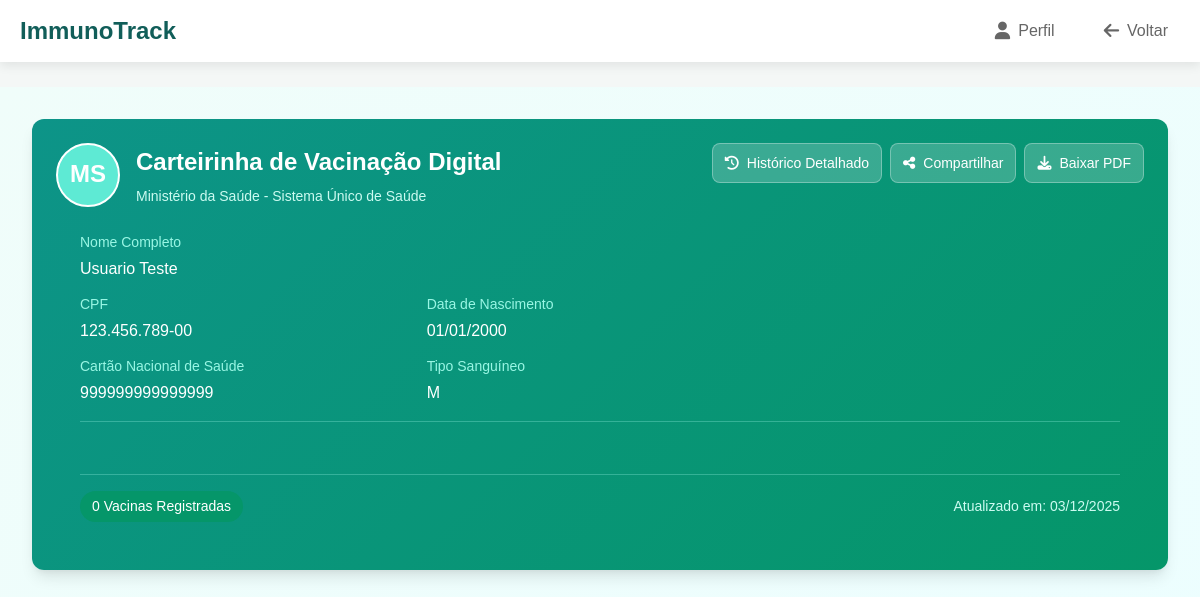
Before: /vaccine_card (signed in) with the older database file.
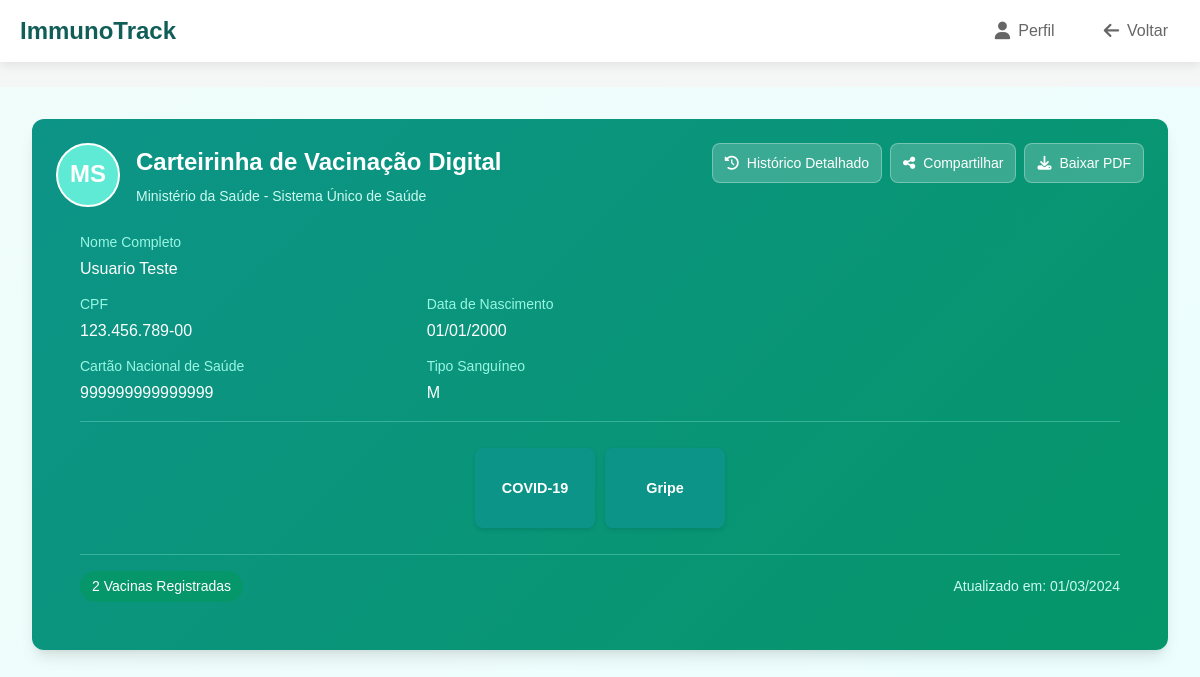
After: the same page with the newer database file.
### tables this page shows
CREATE TABLE vaccines (
                id INTEGER PRIMARY KEY AUTOINCREMENT,
                user_id INTEGER NOT NULL,
                vaccine_name TEXT NOT NULL,
                dose_number INTEGER NOT NULL,
                date_taken TEXT NOT NULL,
                FOREIGN KEY (user_id) REFERENCES users (id)
            );

### backend/app.py (the view)
@app.route('/vaccine_card')
@login_required
def vaccine_card():
    user_id = session.get('user_id')
    user = find_user_by_id(user_id)
    if user:
        user_data = dict(user)
        user_data['cpf_formatted'] = f"{user_data['cpf'][:3]}.{user_data['cpf'][3:6]}.{user_data['cpf'][6:9]}-{user_data['cpf'][9:]}"
        if user_data['dob']:
            from datetime import datetime
            user_data['dob_formatted'] = datetime.strptime(user_data['dob'], '%Y-%m-%d').strftime('%d/%m/%Y')
        vaccines = get_user_vaccines(user_id)
        from datetime import datetime
        for v in vaccines:
            v['date_formatted'] = datetime.strptime(v['date_taken'], '%Y-%m-%d').strftime('%d/%m/%Y')
            v['status'] = 'Aplicada' # Status fixo por enquanto
        last_update = max([datetime.strptime(v['date_taken'], '%Y-%m-%d') for v in vaccines]) if vaccines else datetime.now()
        last_update_formatted = last_update.strftime('%d/%m/%Y')
        return render_template('vaccine_card.html', user=user_data, vaccines=vaccines, last_update=last_update_formatted)
    flash('Usuário não encontrado.', 'danger')
    return redirect(url_for('login'))

### backend/app.py (called while the page is built)
def login_required(f):
    from functools import wraps
    @wraps(f)
    def decorated_function(*args, **kwargs):
        if not session.get('logged_in'):
            flash('Você precisa estar logado para acessar esta página.', 'warning')
            return redirect(url_for('login'))
        return f(*args, **kwargs)
    return decorated_function

### backend/database.py (called while the page is built)
def get_db():
    conn = sqlite3.connect(DATABASE)
    conn.row_factory = sqlite3.Row
    return conn

def find_user_by_id(user_id):
    with get_db() as db:
        user = db.execute("SELECT * FROM users WHERE id = ?", (user_id,)).fetchone()
        return user

def get_user_vaccines(user_id):
    with get_db() as db:
        vaccines = db.execute("SELECT * FROM vaccines WHERE user_id = ?", (user_id,)).fetchall()
        return [dict(v) for v in vaccines]

### frontend/templates/vaccine_card.html (shortened to what the changed rows need)
<!DOCTYPE html>
<html lang="pt-BR">
<head>
    <link rel="stylesheet" href="{{ url_for('static', filename='css/carteirinha.css') }}">
    <link rel="stylesheet" href="{{ url_for('static', filename='css/global.css') }}">
    <link rel="stylesheet" href="https://cdnjs.cloudflare.com/ajax/libs/font-awesome/6.4.0/css/all.min.css">
</head>
    <div class="dashboard-container">
        <div class="content-wrapper">
            <div class="card vaccine-card-digital">
                <div class="vaccine-card-header">
                    <div class="vaccine-card-header-content">
                        <div class="user-info">
                            <div>
                                <h2 class="vaccine-card-title">Carteirinha de Vacinação Digital</h2>
                            </div>
                        </div>
                </div>
                <div class="vaccine-card-content">
                    <div class="vaccine-squares-container" id="vaccineSquaresContainer">
                        {% for vaccine in vaccines %}
                        <div class="vaccine-square"
                             data-name="{{ vaccine.vaccine_name }}"
                             data-date="{{ vaccine.date_formatted }}"
                             onclick="toggleVaccineInfo(this)">
                            <span class="vaccine-info name">{{ vaccine.vaccine_name }}</span>
                        </div>
                        {% endfor %}
                    </div>
                    <div class="vaccine-card-footer">
                        <span class="badge badge-success">{{ vaccines | length }} Vacinas Registradas</span>
                        <p class="update-date">Atualizado em: <span id="currentDate">{{ last_update }}</span></p>
                    </div>
                </div>
            </div>
        </div>
    </div>
</body>
</html>

Changed rows visible on the page:
added vaccines: vaccine_name "COVID-19"
added vaccines: vaccine_name "Gripe"
Other visible differences:
{{ vaccines | length }}: "0" → "2"
{{ last_update }}: "03/12/2025" → "01/03/2024"
